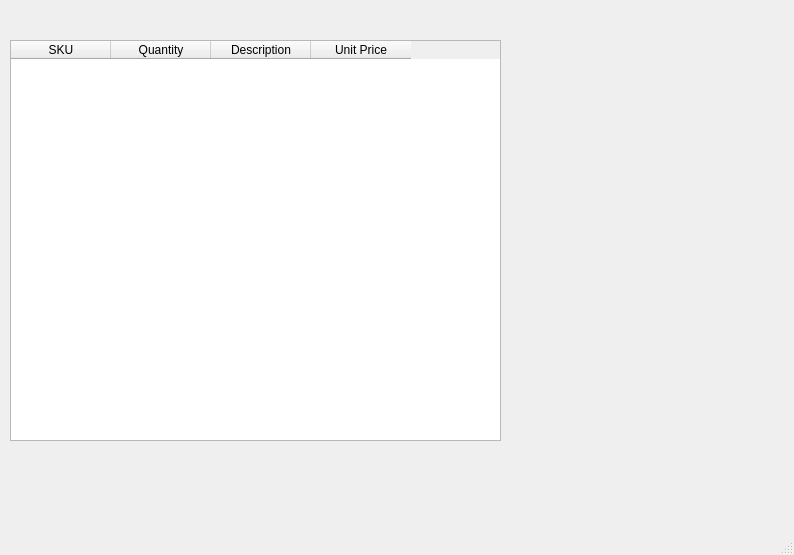
<?xml version="1.0" encoding="UTF-8"?>
<ui version="4.0">
 <class>MainWindow</class>
 <widget class="QMainWindow" name="MainWindow">
  <property name="geometry">
   <rect>
    <x>0</x>
    <y>0</y>
    <width>794</width>
    <height>555</height>
   </rect>
  </property>
  <property name="windowTitle">
   <string>MainWindow</string>
  </property>
  <widget class="QWidget" name="centralwidget">
   <widget class="QTableWidget" name="tableWidget">
    <property name="geometry">
     <rect>
      <x>10</x>
      <y>40</y>
      <width>491</width>
      <height>401</height>
     </rect>
    </property>
    <column>
     <property name="text">
      <string>SKU</string>
     </property>
    </column>
    <column>
     <property name="text">
      <string>Quantity</string>
     </property>
    </column>
    <column>
     <property name="text">
      <string>Description</string>
     </property>
    </column>
    <column>
     <property name="text">
      <string>Unit Price</string>
     </property>
    </column>
   </widget>
  </widget>
  <widget class="QMenuBar" name="menubar">
   <property name="geometry">
    <rect>
     <x>0</x>
     <y>0</y>
     <width>794</width>
     <height>21</height>
    </rect>
   </property>
  </widget>
  <widget class="QStatusBar" name="statusbar"/>
 </widget>
 <resources/>
 <connections/>
</ui>
